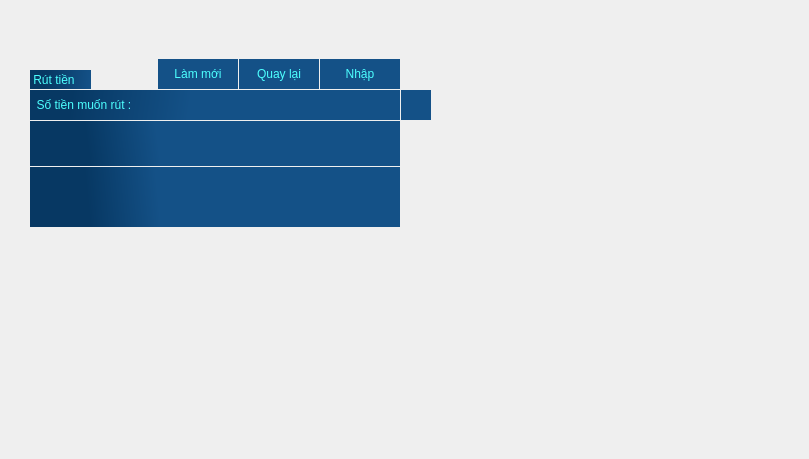
    <widget class="QWidget" name="withdraw_screen">
     <widget class="QLabel" name="credit_5">
      <property name="geometry">
       <rect>
        <x>20</x>
        <y>0</y>
        <width>500</width>
        <height>90</height>
       </rect>
      </property>
      <property name="styleSheet">
       <string notr="true"/>
      </property>
      <property name="text">
       <string/>
      </property>
      <property name="pixmap">
       <pixmap>UI/credit.png</pixmap>
      </property>
     </widget>
     <widget class="QLabel" name="screen_5">
      <property name="geometry">
       <rect>
        <x>0</x>
        <y>0</y>
        <width>800</width>
        <height>450</height>
       </rect>
      </property>
      <property name="autoFillBackground">
       <bool>true</bool>
      </property>
      <property name="text">
       <string/>
      </property>
      <property name="pixmap">
       <pixmap>UI/screen.png</pixmap>
      </property>
     </widget>
     <widget class="QLabel" name="withdraw_report">
      <property name="geometry">
       <rect>
        <x>30</x>
        <y>121</y>
        <width>370</width>
        <height>45</height>
       </rect>
      </property>
      <property name="styleSheet">
       <string notr="true">font: 14pt &quot;MS Reference Sans Serif&quot;;
color: rgb(76, 255, 255);
alternate-background-color: rgb(4, 168, 217);
selection-color: rgb(10, 69, 127);
background-color: qlineargradient(spread:pad, x1:0.006, y1:0.528682, x2:0.347318, y2:0.523, stop:0.4375 rgba(7, 56, 99, 255), stop:1 rgba(20, 81, 135, 255));
border:rgb(15, 110, 199);</string>
      </property>
      <property name="text">
       <string/>
      </property>
     </widget>
     <widget class="QLabel" name="withdraw_hint">
      <property name="geometry">
       <rect>
        <x>30</x>
        <y>90</y>
        <width>160</width>
        <height>30</height>
       </rect>
      </property>
      <property name="styleSheet">
       <string notr="true">font: 25 16pt &quot;Corbel Light&quot;;
color: rgb(76, 255, 255);
alternate-background-color: rgb(4, 168, 217);
selection-color: rgb(10, 69, 127);
background-color: qlineargradient(spread:pad, x1:0.25, y1:0.528682, x2:1, y2:0.551, stop:0 rgba(7, 56, 99, 255), stop:1 rgba(20, 81, 135, 255));
border:rgb(15, 110, 199);</string>
      </property>
      <property name="text">
       <string>  Số tiền muốn rút :</string>
      </property>
     </widget>
     <widget class="QLabel" name="withdraw_label">
      <property name="geometry">
       <rect>
        <x>30</x>
        <y>70</y>
        <width>61</width>
        <height>19</height>
       </rect>
      </property>
      <property name="styleSheet">
       <string notr="true">font: 75 11pt &quot;MS Shell Dlg 2&quot;;
color: rgb(76, 255, 255);
alternate-background-color: rgb(4, 168, 217);
selection-color: rgb(10, 69, 127);
background-color: qlineargradient(spread:pad, x1:0.25, y1:0.528682, x2:1, y2:0.551, stop:0 rgba(7, 56, 99, 255), stop:1 rgba(20, 81, 135, 255));
border:rgb(15, 110, 199);</string>
      </property>
      <property name="text">
       <string> Rút tiền</string>
      </property>
     </widget>
     <widget class="QLabel" name="withdraw_line_2">
      <property name="geometry">
       <rect>
        <x>401</x>
        <y>90</y>
        <width>30</width>
        <height>30</height>
       </rect>
      </property>
      <property name="styleSheet">
       <string notr="true">font: 14pt &quot;Microsoft YaHei&quot;;
color: rgb(76, 255, 255);
background-color: qlineargradient(spread:pad, x1:0, y1:0.528682, x2:0.347318, y2:0.523, stop:0.4375 rgba(20, 81, 135, 255), stop:1 rgba(20, 81, 135, 255));
border:rgb(15, 110, 199);</string>
      </property>
      <property name="text">
       <string/>
      </property>
     </widget>
     <widget class="QLineEdit" name="withdraw_line">
      <property name="geometry">
       <rect>
        <x>190</x>
        <y>90</y>
        <width>210</width>
        <height>30</height>
       </rect>
      </property>
      <property name="styleSheet">
       <string notr="true">font: 14pt &quot;Microsoft YaHei&quot;;
color: rgb(76, 255, 255);
background-color: qlineargradient(spread:pad, x1:0, y1:0.528682, x2:0.347318, y2:0.523, stop:0.4375 rgba(20, 81, 135, 255), stop:1 rgba(20, 81, 135, 255));
border:rgb(15, 110, 199);</string>
      </property>
     </widget>
     <widget class="QPushButton" name="withdraw_refresh_button">
      <property name="enabled">
       <bool>true</bool>
      </property>
      <property name="geometry">
       <rect>
        <x>158</x>
        <y>59</y>
        <width>80</width>
        <height>30</height>
       </rect>
      </property>
      <property name="styleSheet">
       <string notr="true">font: 25 16pt &quot;Corbel Light&quot;;
color: rgb(76, 255, 255);
background-color: qlineargradient(spread:pad, x1:0, y1:0.528682, x2:0.347318, y2:0.523, stop:0.4375 rgba(20, 81, 135, 255), stop:1 rgba(20, 81, 135, 255));
border:rgb(15, 110, 199);</string>
      </property>
      <property name="text">
       <string>Làm mới</string>
      </property>
     </widget>
     <widget class="QPushButton" name="withdraw_return_button">
      <property name="geometry">
       <rect>
        <x>239</x>
        <y>59</y>
        <width>80</width>
        <height>30</height>
       </rect>
      </property>
      <property name="styleSheet">
       <string notr="true">font: 25 16pt &quot;Corbel Light&quot;;
color: rgb(76, 255, 255);
background-color: qlineargradient(spread:pad, x1:0, y1:0.528682, x2:0.347318, y2:0.523, stop:0.4375 rgba(20, 81, 135, 255), stop:1 rgba(20, 81, 135, 255));
border:rgb(15, 110, 199);</string>
      </property>
      <property name="text">
       <string>Quay lại</string>
      </property>
     </widget>
     <widget class="QPushButton" name="withdraw_confirm_button">
      <property name="geometry">
       <rect>
        <x>320</x>
        <y>59</y>
        <width>80</width>
        <height>30</height>
       </rect>
      </property>
      <property name="styleSheet">
       <string notr="true">font: 25 16pt &quot;Corbel Light&quot;;
color: rgb(76, 255, 255);
background-color: qlineargradient(spread:pad, x1:0, y1:0.528682, x2:0.347318, y2:0.523, stop:0.4375 rgba(20, 81, 135, 255), stop:1 rgba(20, 81, 135, 255));
border:rgb(15, 110, 199);</string>
      </property>
      <property name="text">
       <string>Nhập</string>
      </property>
     </widget>
     <widget class="QTextEdit" name="withdraw_report_2">
      <property name="geometry">
       <rect>
        <x>30</x>
        <y>167</y>
        <width>370</width>
        <height>60</height>
       </rect>
      </property>
      <property name="minimumSize">
       <size>
        <width>0</width>
        <height>45</height>
       </size>
      </property>
      <property name="styleSheet">
       <string notr="true">font: 14pt &quot;MS Reference Sans Serif&quot;;
color: rgb(76, 255, 255);
alternate-background-color: rgb(4, 168, 217);
selection-color: rgb(10, 69, 127);
background-color: qlineargradient(spread:pad, x1:0.006, y1:0.528682, x2:0.347318, y2:0.523, stop:0.4375 rgba(7, 56, 99, 255), stop:1 rgba(20, 81, 135, 255));
border:rgb(15, 110, 199);</string>
      </property>
      <property name="html">
       <string>&lt;!DOCTYPE HTML PUBLIC &quot;-//W3C//DTD HTML 4.0//EN&quot; &quot;http://www.w3.org/TR/REC-html40/strict.dtd&quot;&gt;
&lt;html&gt;&lt;head&gt;&lt;meta name=&quot;qrichtext&quot; content=&quot;1&quot; /&gt;&lt;style type=&quot;text/css&quot;&gt;
p, li { white-space: pre-wrap; }
&lt;/style&gt;&lt;/head&gt;&lt;body style=&quot; font-family:'MS Reference Sans Serif'; font-size:14pt; font-weight:400; font-style:normal;&quot;&gt;
&lt;p style=&quot;-qt-paragraph-type:empty; margin-top:0px; margin-bottom:0px; margin-left:0px; margin-right:0px; -qt-block-indent:0; text-indent:0px;&quot;&gt;&lt;br /&gt;&lt;/p&gt;&lt;/body&gt;&lt;/html&gt;</string>
      </property>
     </widget>
     <zorder>screen_5</zorder>
     <zorder>credit_5</zorder>
     <zorder>withdraw_report</zorder>
     <zorder>withdraw_hint</zorder>
     <zorder>withdraw_label</zorder>
     <zorder>withdraw_line_2</zorder>
     <zorder>withdraw_line</zorder>
     <zorder>withdraw_refresh_button</zorder>
     <zorder>withdraw_return_button</zorder>
     <zorder>withdraw_confirm_button</zorder>
     <zorder>withdraw_report_2</zorder>
    </widget>
